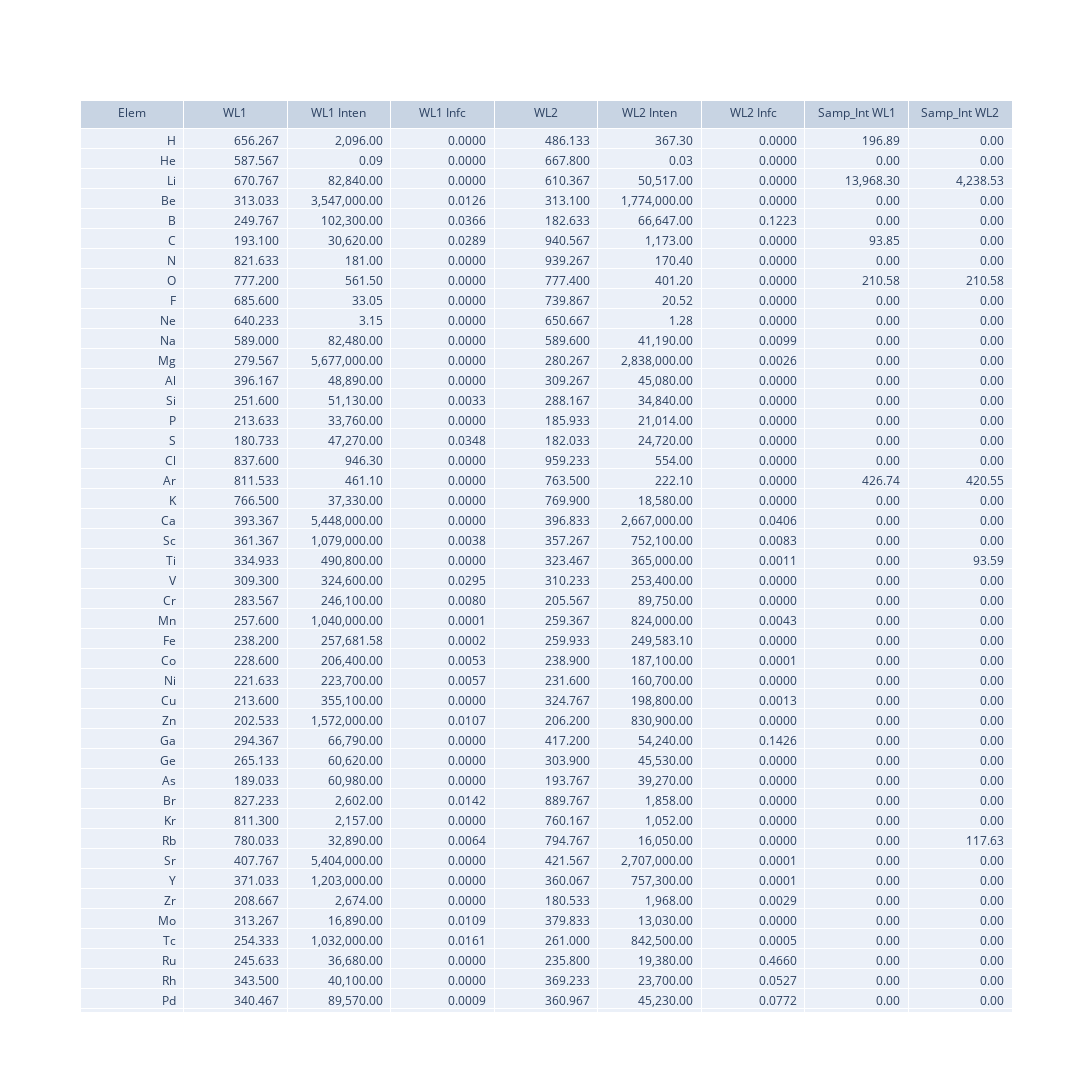

Here is the notebook cell this chart was saved with:
### Code cell
#instead represent y_lines as a spread around the reference wavelengths equal to 0.067 nm (increases interference potential)
line_spr = 5
y_lines = np.zeros(len(el_ref_ind))
for i in range(-line_spr,line_spr+1,1):
    y_lines += spec_lines[el_ref_ind + i]

tab_head = ['Elem','WL1','WL1 Inten', 'WL1 Infc', 'WL2','WL2 Inten','WL2 Infc', 'Samp_Int WL1', 'Samp_Int WL2']#, 'Fit_Int WL1', 'Fit_Int WL2']
data_cols = [avail_elem.copy()]
for i in range(2):
    data_cols.append(['{:.3f}'.format(x) for x in el_waves[:,i]])
    data_cols.append(['{:,.2f}'.format(x) for x in el_inten[:,i]])
    data_cols.append(['{:.4f}'.format(x) for x in el_infc[:,i]])

#add the y_lines sample intensity to check alignment
data_cols.append(['{:,.2f}'.format(x) for x in y_lines[0:len(avail_elem)]])
data_cols.append(['{:,.2f}'.format(x) for x in y_lines[len(avail_elem):]])
#data_cols.append(['{:,.2f}'.format(x) for x in fit_inten[0:len(avail_elem)]])
#data_cols.append(['{:,.2f}'.format(x) for x in fit_inten[len(avail_elem):]])


fig = go.Figure(data=[go.Table(
    #columnwidth = [40,75,100,100,75,100,100,75,100,100],
    header=dict(values=tab_head),
    cells=dict(values=data_cols,
                align='right',
                #fill_color = cell_col
                ))])

fig.update_layout(width=1200, height=1900)
                    
fig.show()

### Figure 1 — Plotly figure (JSON) as saved in the notebook; plotly's stock layout.template omitted (floating-point values rounded to 4 significant figures; data arrays with more than 128 entries replaced by an {"elided": "..."} marker saying what was removed)
{"data": [{"cells": {"align": "right", "values": {"elided": "9x80 str values"}}, "header": {"values": ["Elem", "WL1", "WL1 Inten", "WL1 Infc", "WL2", "WL2 Inten", "WL2 Infc", "Samp_Int WL1", "Samp_Int WL2"]}, "type": "table"}], "layout": {"height": 1900, "width": 1200}}
